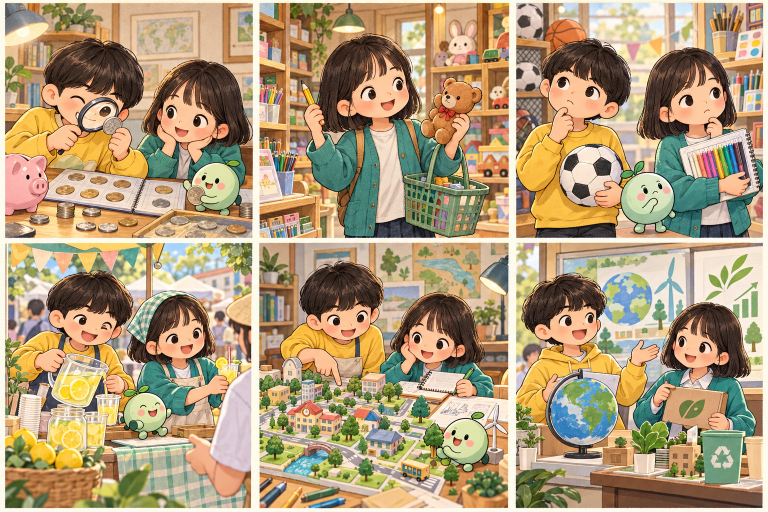
#> input picture assets/economy-world.png, 1536 x 1024 px (shown at 1/2 size)
$ python prepare-media.py
#> lines starting #> are read from the running program, lines starting #| are printed output that depends on the picture
"""Derive web assets from checked-in artwork without modifying the sources.
Run: python scripts/prepare-media.py (development-only Pillow required).
Episode PNG masters referenced by production metadata are not available locally.
Do not invent resolution: scene variants retain the native 543px and use 360px.
"""
from pathlib import Path
from PIL import Image, ImageOps
import json

ROOT = Path(__file__).resolve().parent.parent
ASSETS = ROOT / 'assets'
report = {}
def save(image, relative, size, quality=65):
    path = ASSETS / relative
    path.parent.mkdir(parents=True, exist_ok=True)
    ImageOps.fit(image.convert('RGB'), size, method=Image.Resampling.LANCZOS).save(path, 'WEBP', quality=quality, method=6)
    report[relative] = {'width': size[0], 'height': size[1], 'bytes': path.stat().st_size}

for source in sorted((ASSETS / 'episodes').glob('*.webp')):
    sheet = Image.open(source)
    width, height = sheet.width // 2, sheet.height // 4
    assert (width, height) == (543, 362), source
    for index in range(8):
        x, y = index % 2 * width, index // 2 * height
        scene = sheet.crop((x, y, x + width, y + height))
        if index == 0:
            save(scene, f'covers/{source.stem}.webp', (480, 320), 48)
        save(scene, f'episodes/{source.stem}/{index+1:02}.webp', (543, 362), 75)
        save(scene, f'episodes/{source.stem}/{index+1:02}-small.webp', (360, 240), 65)

world = Image.open(ASSETS / 'economy-world.png')
#> world is the input picture: PIL image 1536x1024 RGB; mean R, G, B 175.8, 154.9, 121.7
save(world.crop((0, 0, world.width//3, world.height//2)), 'ui/hero.webp', (512, 512), 65)
#> in save, `ImageOps.fit(image.convert('RGB'), size, method=Image.Resampling.LANCZ..`:
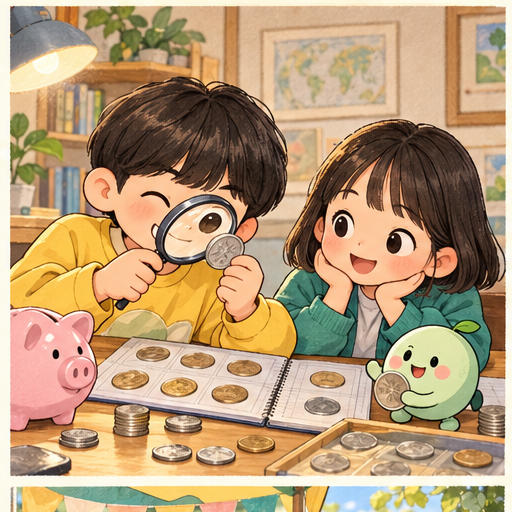
#> saved as hero.webp: PIL image 512x512 RGB; mean R, G, B 183.3, 154.8, 119.3
# Face crops are measured from each grade's first panel, not generated identities.
faces = [((42,75,185,218),(196,107,337,248)),((8,112,145,249),(231,139,361,269)),
         ((58,66,204,212),(195,107,337,249)),((83,78,206,201),(194,97,307,210)),
         ((75,64,176,165),(211,88,314,191)),((83,40,205,162),(207,75,338,206))]
for grade in range(1,7):
    sheet = Image.open(ASSETS / f'growth-grade-{grade}.png')
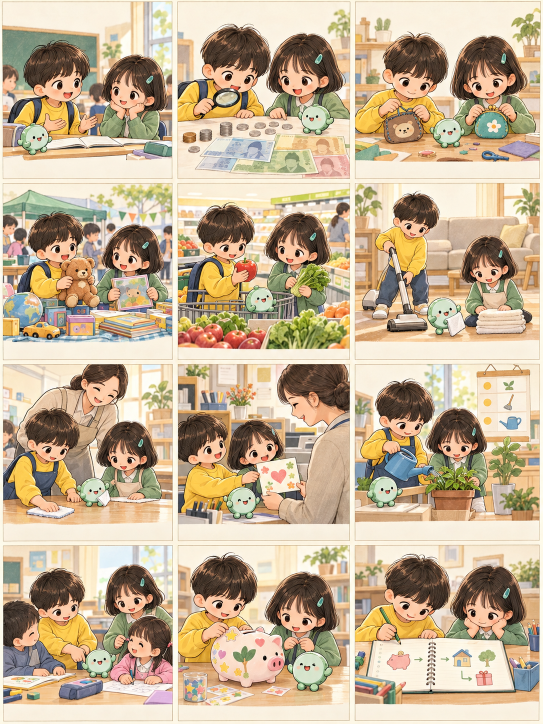
#> input picture assets/growth-grade-1.png, 1086 x 1448 px (shown at 1/2 size)
#> sheet is the input picture: PIL image 1086x1448 RGB; mean R, G, B 197, 177.1, 148.9
    tile = sheet.crop((0,0,362,362))
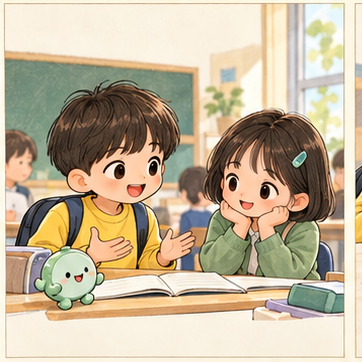
#> tile: PIL image 362x362 RGB; mean R, G, B 194.8, 180.2, 154.8
    save(tile, f'ui/growth-{grade}.webp', (362,362), 60)
    for name, crop in zip(('jiwoo','harin'), faces[grade-1]):
        save(tile.crop(crop), f'ui/{name}-{grade}.webp', (96,96), 75)
#> this loop made 2 passes
#> pass 1, in save (call 3), `ImageOps.fit(image.convert('RGB'), size, method=Image.Resampling.LANCZ..`:
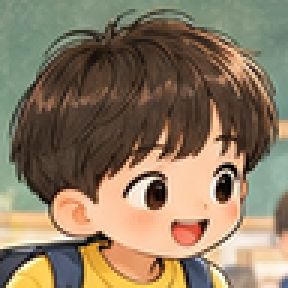
#> saved as jiwoo-1.webp: PIL image 96x96 RGB (shown 3 times larger); mean R, G, B 139.3, 121.5, 97.3
#> pass 2, in save (call 4), `ImageOps.fit(image.convert('RGB'), size, method=Image.Resampling.LANCZ..`:
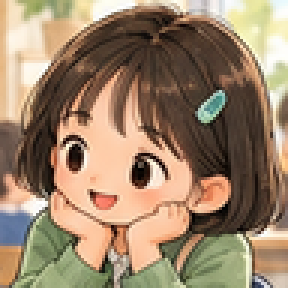
#> saved as harin-1.webp: PIL image 96x96 RGB (shown 3 times larger); mean R, G, B 155.2, 131.6, 106.6
#> (the run stopped early here; a loop or call above may not have finished)
